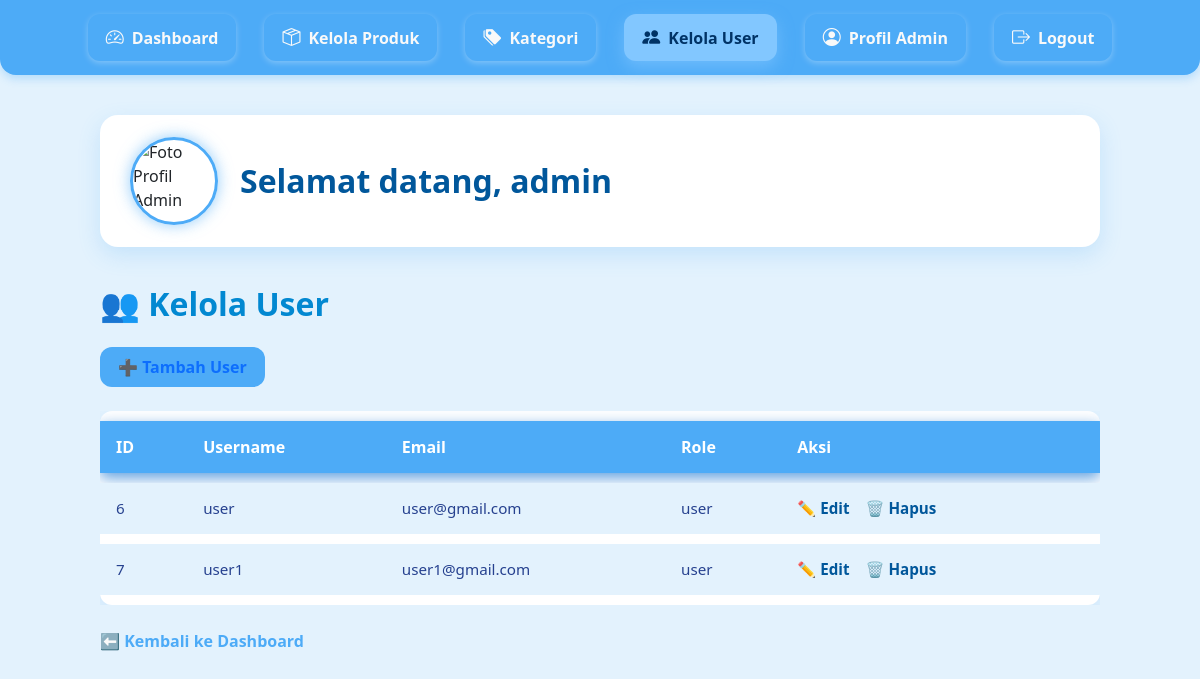
/view/admin/kelola_user.php (signed in), run on the app's committed database.
### tables this page shows
CREATE TABLE `users` (
  `id` int(11) NOT NULL,
  `username` varchar(50) NOT NULL,
  `email` varchar(100) NOT NULL,
  `fullname` varchar(100) DEFAULT NULL,
  `photo` varchar(255) DEFAULT NULL,
  `password` varchar(255) NOT NULL,
  `role` enum('admin','user') DEFAULT 'user',
  `created_at` timestamp NOT NULL DEFAULT current_timestamp()
);

### view/admin/kelola_user.php (the view, shortened to what this page needs)
<?php
include '../../includes/database.php';
$query = "SELECT id, username, email, role FROM users WHERE role = 'user'";
$result = mysqli_query($conn, $query);
$user_id = $_SESSION['user_id'];
$admin_query = mysqli_query($conn, "SELECT photo FROM users WHERE id = $user_id LIMIT 1");
$admin = mysqli_fetch_assoc($admin_query);
$photoPath = '../../uploads/profile/' . ($admin['photo'] ?: 'default-profile.png');
if (!file_exists($photoPath)) {
    $photoPath = '../../assets/img/default-profile.png';
}
?>
<!DOCTYPE html>
<html lang="id">
<head>
    <link href="https://cdn.jsdelivr.net/npm/bootstrap@5.3.3/dist/css/bootstrap.min.css" rel="stylesheet" />
    <link href="https://cdn.jsdelivr.net/npm/bootstrap-icons@1.10.5/font/bootstrap-icons.css" rel="stylesheet" />
</head>
<body>
    <nav aria-label="Navigasi Menu Admin">
        <a href="dashboard.php"><i class="bi bi-speedometer2"></i> Dashboard</a>
        <a href="produk.php"><i class="bi bi-box-seam"></i> Kelola Produk</a>
        <a href="kategori.php"><i class="bi bi-tags-fill"></i> Kategori</a>
        <a href="kelola_user.php" class="active"><i class="bi bi-people-fill"></i> Kelola User</a>
        <a href="profil.php"><i class="bi bi-person-circle"></i> Profil Admin</a>
        <a href="logout.php"><i class="bi bi-box-arrow-right"></i> Logout</a>
    </nav>
    <main>
        <header>
            <img src="<?= htmlspecialchars($photoPath); ?>" alt="Foto Profil Admin" />
            <h2>Selamat datang, <?= htmlspecialchars($_SESSION['username']); ?></h2>
        </header>
        <h2 class="page-title">👥 Kelola User</h2>
        <a href="tambah_user.php" class="btn-primary">➕ Tambah User</a>
        <div class="table-responsive mt-4">
            <table role="table" aria-label="Daftar user" aria-live="polite" aria-relevant="all">
                <thead>
                    <tr>
                        <th scope="col">ID</th>
                        <th scope="col">Username</th>
                        <th scope="col">Email</th>
                        <th scope="col">Role</th>
                        <th scope="col">Aksi</th>
                    </tr>
                </thead>
                <tbody>
                    <?php if (mysqli_num_rows($result) > 0): ?>
                        <?php while ($row = mysqli_fetch_assoc($result)): ?>
                            <tr>
                                <td><?= $row['id']; ?></td>
                                <td><?= htmlspecialchars($row['username']); ?></td>
                                <td><?= htmlspecialchars($row['email']); ?></td>
                                <td><?= $row['role']; ?></td>
                                <td class="actions">
                                    <a href="edit_user.php?id=<?= $row['id']; ?>">✏️ Edit</a>
                                    <a href="hapus_user.php?id=<?= $row['id']; ?>" onclick="return confirm('Yakin ingin menghapus user ini?');">🗑️ Hapus</a>
                                </td>
                            </tr>
                        <?php endwhile; ?>
                    <?php endif; ?>
                </tbody>
            </table>
        </div>
        <a href="dashboard.php" class="mt-4 d-inline-block" style="color:#4dabf7; font-weight:600; user-select:none; text-decoration:none; transition:color 0.3s ease;">
            ⬅️ Kembali ke Dashboard
        </a>
    </main>
</body>
</html>

### view/admin/kelola_user.php (style rules this page uses)
body, html { margin: 0; padding: 0; font-family: 'Segoe UI', Tahoma, Geneva, Verdana, sans-serif; background: #e3f2fd; min-height: 100vh; display: flex; flex-direction: column; }
nav { background: #4dabf7; padding: 14px 0; display: flex; justify-content: center; gap: 28px; font-weight: 600; font-size: 16px; position: sticky; top: 0; box-shadow: 0 4px 8px rgba(77, 171, 247, 0.3); z-index: 1000; border-radius: 0 0 16px 16px; }
nav a { color: #f9f9f9; text-decoration: none; padding: 10px 18px; border-radius: 12px; display: flex; align-items: center; gap: 8px; transition: background-color 0.3s ease, color 0.3s ease; box-shadow: 0 2px 6px rgba(255 255 255 / 0.3); }
nav a i { font-size: 18px; }
nav a:hover, nav a.active { background-color: #82c7ff; color: #003366; box-shadow: 0 6px 16px rgba(130, 199, 255, 0.6); }
main { flex-grow: 1; padding: 40px 50px; max-width: 1100px; margin: 0 auto 40px auto; width: 100%; }
header { display: flex; align-items: center; gap: 22px; margin-bottom: 38px; background: white; padding: 22px 30px; border-radius: 18px; box-shadow: 0 8px 22px rgb(77 171 247 / 0.2); }
header img { width: 88px; height: 88px; object-fit: cover; border-radius: 50%; border: 3px solid #4dabf7; box-shadow: 0 0 15px rgba(77, 171, 247, 0.6); transition: transform 0.3s ease; }
header h2 { font-weight: 700; color: #01579b; margin: 0; font-size: 2rem; user-select: none; }
h2.page-title { color: #0288d1; margin-bottom: 24px; font-weight: 700; user-select: none; }
a.btn-primary { background-color: #4dabf7; border-color: #4dabf7; font-weight: 600; border-radius: 12px; padding: 8px 18px; text-decoration: none; display: inline-flex; align-items: center; gap: 8px; transition: background-color 0.3s ease; }
table { width: 100%; border-collapse: separate; border-spacing: 0 10px; background: white; border-radius: 12px; box-shadow: 0 8px 22px rgb(77 171 247 / 0.15); overflow: hidden; }
thead tr { background: #4dabf7; color: white; box-shadow: 0 5px 14px rgba(25, 118, 210, 0.7); user-select: none; }
thead th { padding: 14px 16px; font-weight: 700; text-align: left; font-size: 1rem; }
tbody tr { background: #e3f2fd; color: #26418f; transition: background-color 0.3s ease; }
tbody td { padding: 14px 16px; vertical-align: middle; font-size: 0.95rem; }
tbody td.actions a { color: #01579b; font-weight: 600; text-decoration: none; margin-right: 12px; transition: color 0.3s ease; }

### data on the page
users: id "6", username "user", email "user@gmail.com", role "user"
users: id "7", username "user1", email "user1@gmail.com", role "user"

### other printed values
$_SESSION['username'] "admin"
